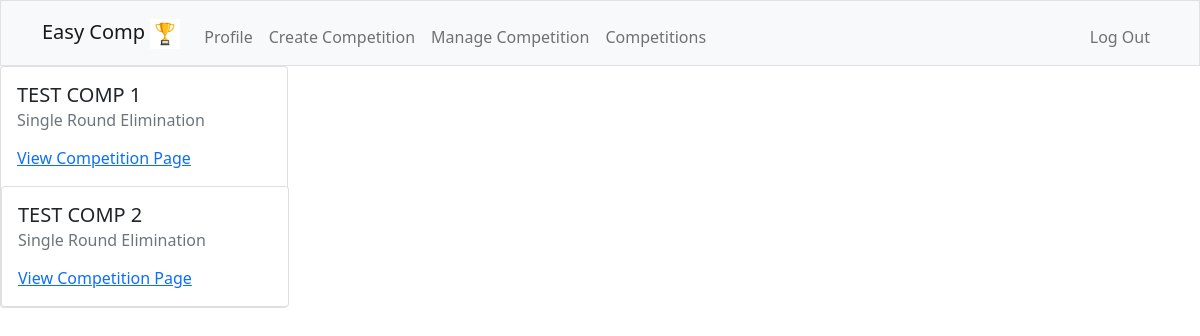
The page /competitions (signed in) on the database as committed earlier.
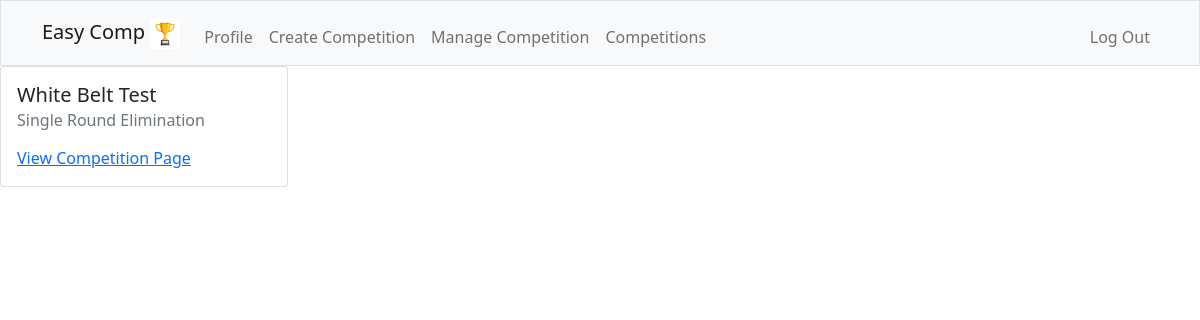
The same page on the database as committed later.
### tables this page shows
CREATE TABLE competitions (
    id INTEGER NOT NULL,
    name TEXT NOT NULL UNIQUE,
    info TEXT NOT NULL,
    format TEXT NOT NULL,
    organizer_id INTEGER NOT NULL,
    PRIMARY KEY(id),
    FOREIGN KEY(organizer_id) REFERENCES users(id)
);

### app.py (the view)
@app.route("/competitions", methods=["GET"])
@login_required
def competitions():
    competitions = db.execute("SELECT DISTINCT name, format FROM competitions")
    return render_template("competitions.html", competitions=competitions)

### app.py (called while the page is built)
@app.after_request
def after_request(response):
    response.headers["Cache-Control"] = "no-cache, no-store, must-revalidate"
    response.headers["Expires"] = 0
    response.headers["Pragma"] = "no-cache"
    return response

### helpers.py (called while the page is built)
def login_required(f):
    @wraps(f)
    def decorated_function(*args, **kwargs):
        if session.get("user_id") is None:
            return redirect("/login")
        return f(*args, **kwargs)
    return decorated_function

### templates/competitions.html (shortened to what this page needs)
{% extends "layout.html" %}
{% block main %}
{%for competition in competitions %}
<div class="card" style="width: 18rem;" name="competitioncard">
  <div class="card-body">
    <h5 class="card-title">{{competition['name']}}</h5>
    <h6 class="card-subtitle mb-2 text-muted">{{ competition['format']}}</h6>
    <a href="/competition/{{competition['name']}}" class="card-link">View Competition Page</a>
</div>
{% endfor %}
{% endblock %}

Rows that differ between the two databases and show on the page:
removed competitions: name "TEST COMP 2", format "Single Round Elimination"
changed competitions "Single Round Elimination": name "TEST COMP 1" → "White Belt Test"
